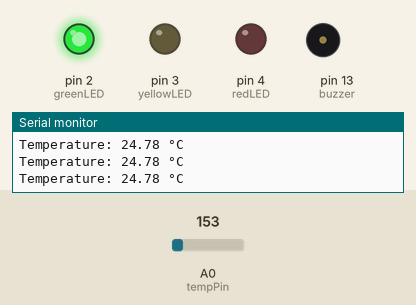
Simulated run of this sketch. Board: Arduino Uno, built with avr-gcc and run on an emulated ATmega328P. Parts: output pins drawn as LEDs (lit = HIGH), buzzer (waves = sounding), the last lines printed to the serial monitor. Inputs (shaded band) come from the test bench; at power-on: A0 (tempPin) = 153.

Above: at 1.3 s.
1.4 s: A0 (tempPin) set to 165
At 2.5 s:
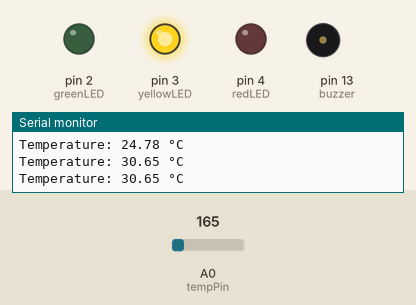
3.0 s: A0 (tempPin) set to 175
At 3.7 s:
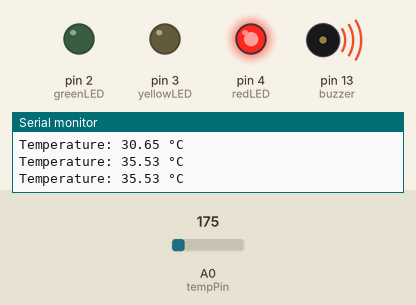
4.5 s: A0 (tempPin) set to 133
At 4.9 s:
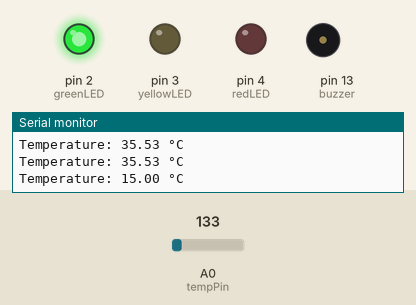
6.0 s: A0 (tempPin) set to 191
At 7.3 s:
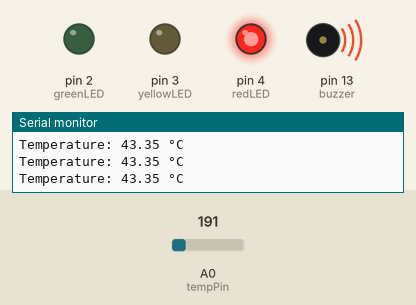
Timing chart, 0 to 8.5 s (numbered marks = the images above; inputs shaded):
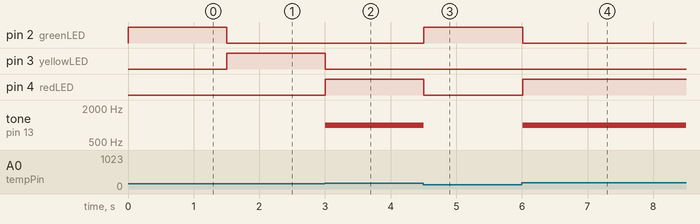

The sketch:

temperature_monitor.ino
```cpp
const int tempPin = A0;

const int greenLED = 2;
const int yellowLED = 3;
const int redLED = 4;

const int buzzer = 13;

void setup() {
  Serial.begin(9600);

  pinMode(greenLED, OUTPUT);
  pinMode(yellowLED, OUTPUT);
  pinMode(redLED, OUTPUT);

  pinMode(buzzer, OUTPUT);
}

void loop() {
  int sensorValue = analogRead(tempPin);

  float voltage = sensorValue * (5.0 / 1023.0);
  float temperatureC = (voltage - 0.5) * 100.0;

  Serial.print("Temperature: ");
  Serial.print(temperatureC);
  Serial.println(" °C");

  if (temperatureC < 25) {
    digitalWrite(greenLED, HIGH);
    digitalWrite(yellowLED, LOW);
    digitalWrite(redLED, LOW);
    noTone(buzzer);
  }

  else if (temperatureC >= 25 && temperatureC < 35) {
    digitalWrite(greenLED, LOW);
    digitalWrite(yellowLED, HIGH);
    digitalWrite(redLED, LOW);
    noTone(buzzer);
  }

  else {
    digitalWrite(greenLED, LOW);
    digitalWrite(yellowLED, LOW);
    digitalWrite(redLED, HIGH);

    tone(buzzer, 1000);   // 1000 Hz alarm
  }

  delay(500);
}
```

Measured:
- the behaviour switches between 153 and 154 on A0 (tempPin) (found by bisection; images 0 and 1)
- after the input at 1.4 s, pin 2 (greenLED): HIGH → LOW after 0.10 s; pin 3 (yellowLED): LOW → HIGH after 0.10 s
- after the input at 3.0 s, pin 3 (yellowLED): HIGH → LOW at once; pin 4 (redLED): LOW → HIGH at once; tone on pin 13 (buzzer): silent → 1000 Hz at once
- after the input at 4.5 s, pin 2 (greenLED): LOW → HIGH at once; pin 4 (redLED): HIGH → LOW at once; tone on pin 13 (buzzer): 1000 Hz → silent at once
- after the input at 6.0 s, pin 2 (greenLED): HIGH → LOW at once; pin 4 (redLED): LOW → HIGH at once; tone on pin 13 (buzzer): silent → 1000 Hz at once
